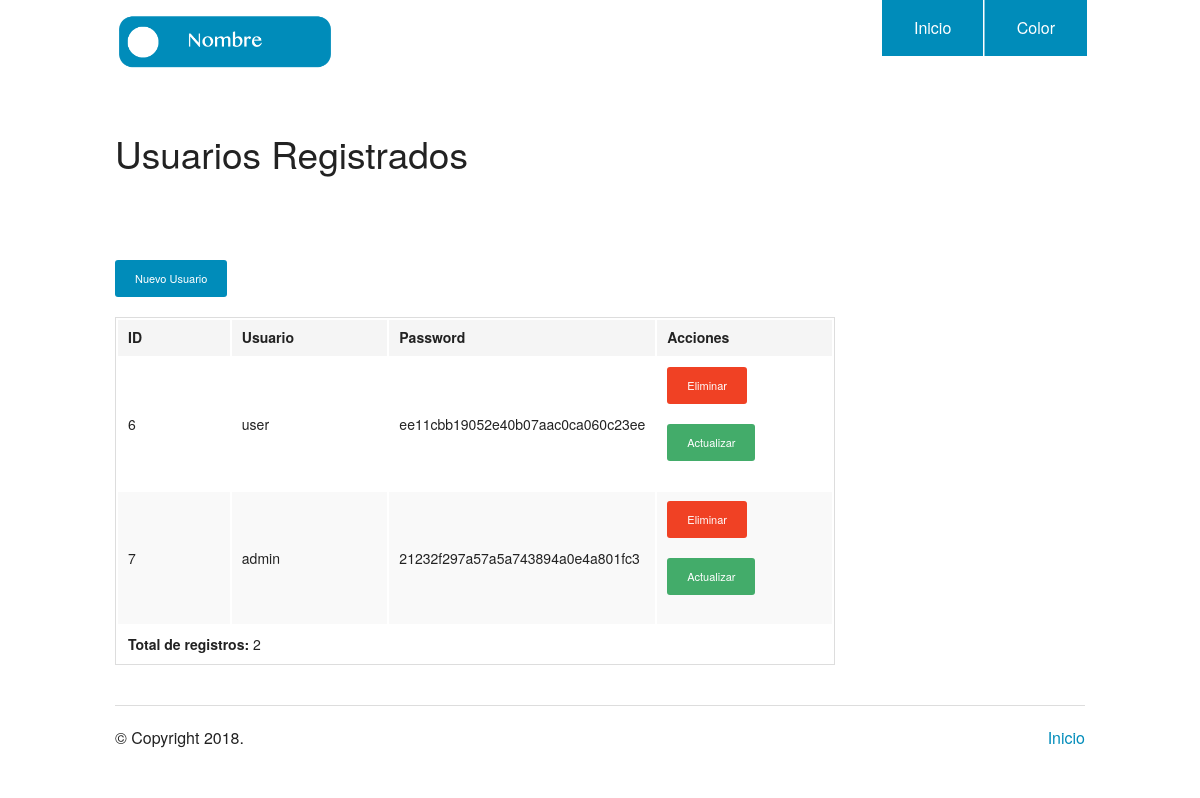
The app's page /usuarios.php with its own data.
### tables this page shows
CREATE TABLE `usuario` (
  `id` int(11) NOT NULL,
  `usuario` varchar(50) NOT NULL,
  `password` varchar(70) NOT NULL
);

### database_utilities.php (called while the page is built, shortened)
<?php
	require_once('database_credentials.php');
	try
	{
		$PDO = new PDO(	$dsn, $user, $password);
	}
	catch(PDOException $e)
	{
		echo 'Error al conectarnos: ' . $e->getMessage();
	}
  	function usuarios()
  	{
  		global $PDO;
		$sql = "SELECT * from usuario";
		$statement = $PDO->PREPARE($sql);
		$statement->EXECUTE();
		$results = $statement-> fetchAll();
		return $results;
  	}
?>

### usuarios.php (the view, shortened to what this page needs)
<?php
require_once('database_utilities.php');
$resultados = usuarios();
?>
<!doctype html>
<html class="no-js" lang="en">
  <head>
    <link rel="stylesheet" href="./css/foundation.css" />
  </head>
  <body>
    <?php require_once('header.php'); ?>
    <div class="row">
      <div class="large-9 columns">
        <div class="section-container tabs" data-section>
          <section class="section">
            <div class="content" data-slug="panel1">
              <?php if($resultados){
              ?>
              <br><br>
              <h2>Usuarios Registrados</h2>
              <br><br><br>
              <a href="./agregar_usuario.php" class="button radius tiny">Nuevo Usuario</a>
              <br>
              <table>
                <thead>
                  <tr>
                    <th width="200">ID</th>
                    <th width="250">Usuario</th>
                    <th width="250">Password</th>
                    <th width="250">Acciones</th>
                  </tr>
                </thead>
                <tbody>
                  <?php foreach( $resultados as $id => $user ){
                  ?>
                  <tr>
                    <td><?php echo $user['id'] ?></td>
                    <td><?php echo $user['usuario'] ?></td>
                    <td><?php echo $user['password'] ?></td>
                    <td><a href="./eliminar_usuario.php?id=<?php echo $user['id']; ?>" class="button radius tiny alert"  onClick=avoidDeleting();>Eliminar</a>
                    <a href="./modificar_usuario.php?id=<?php echo $user['id']; ?>" class="button radius tiny success">Actualizar</a></td>
                  </tr>
                  <?php } ?>
                  <tr>
                    <td colspan="6"><b>Total de registros: </b> <?php echo count($resultados); ?></td>
                  </tr>
                </tbody>
              </table>
              <?php }else{ ?>
              No hay registros
              <?php } ?>
            </div>
          </section>
        </div>
      </div>
    </div>
    <?php require_once('footer.php'); ?>

### records on screen
usuario: id "6", usuario "user", password "ee11cbb19052e40b07aac0ca060c23ee"
usuario: id "7", usuario "admin", password "21232f297a57a5a743894a0e4a801fc3"

### other values on screen
count($resultados) "2"
